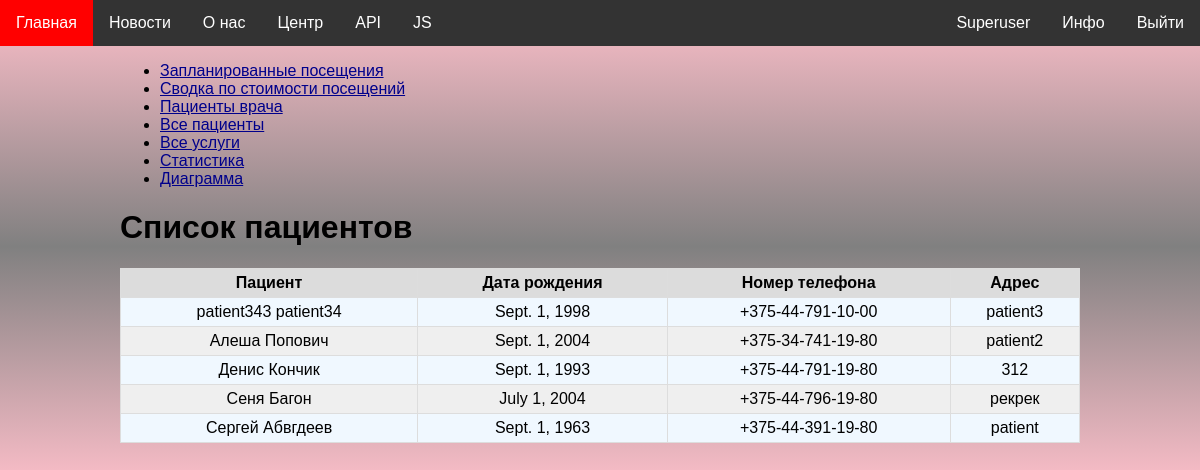
Page /stats/patients/ (signed in) on the earlier database version.
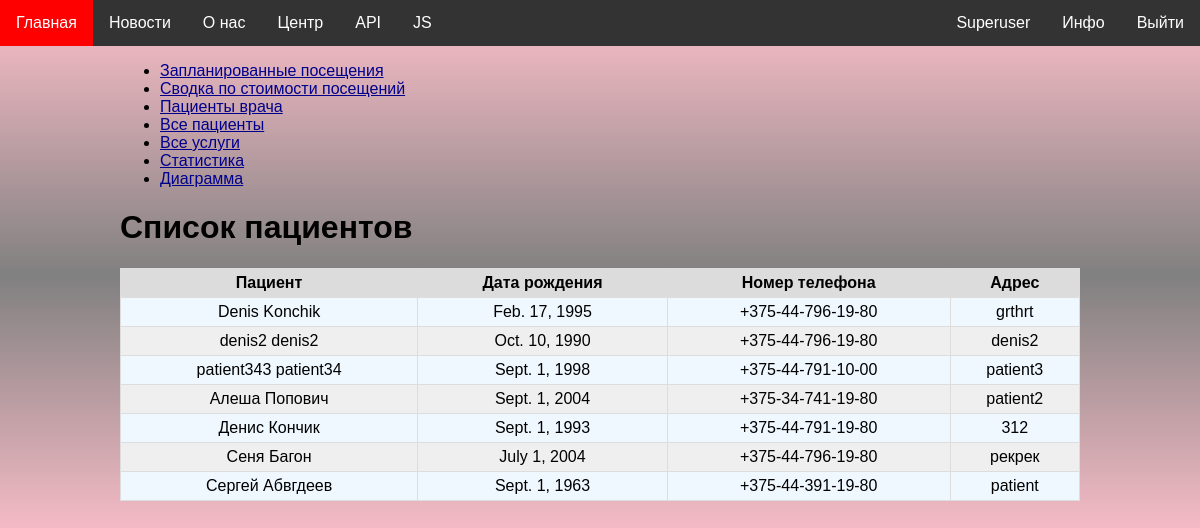
Same page on the later database version.
### patients/models.py (models this page shows, shortened)
class PatientProfile(models.Model):
    user = models.OneToOneField(User, on_delete=models.CASCADE)
    date_of_birth = models.DateField(validators=[validate_age])
    address = models.CharField(max_length=100)
    phone_number = models.CharField(
        max_length=17,
        validators=[
            RegexValidator(
                regex=r"\+375-\d{2}-\d{3}-\d{2}-\d{2}",
                message='Некорректный номер телефона',
            ),
        ],
        help_text="Формат: +375-XX-XXX-XX-XX"
    )

### stats/views.py (the view)
# urls.py: path('patients/', include('patients.urls')),
@user_passes_test(lambda user: user.is_superuser)
def patients(request):
    logger.info('Displayed patients')
    return render(request, 'stats/patients.html', context={
        'patients': PatientProfile.objects.order_by('user__first_name', 'user__last_name')
    })

### website/templatetags/custom_tags.py (called while the page is built)
@register.simple_tag
def current_times():
    return {
        'local_time': datetime.now().strftime("%Y-%m-%d %H:%M:%S"),
        'utc_time':  datetime.now(timezone.utc).strftime("%Y-%m-%d %H:%M:%S"),
        'time_zone': timezone.get_current_timezone()
    }

@register.simple_tag
def date_range(num):
    today = datetime.now()
    date_list = [today + timedelta(days=i) for i in range(num)]
    return date_list

### stats/templates/stats/patients.html (shortened to what this page needs)
{% extends 'stats/base_content.html' %}
{% block page_content %}
    <h1>Список пациентов</h1>
    <table  class="table">
        <thead>
            <tr>
                <th>Пациент</th>
                <th>Дата рождения</th>
                <th>Номер телефона</th>
                <th>Адрес</th>
            </tr>
        </thead>
        <tbody>
            {% for patient in patients %}
                <tr>
                    <td>{{ patient.user.get_full_name }}</td>
                    <td>{{ patient.date_of_birth }}</td>
                    <td>{{ patient.phone_number }}</td>
                    <td>{{ patient.address }}</td>
                </tr>
            {% empty %}
                <tr>
                    <td colspan="5">Пациенты не найдены</td>
                </tr>
            {% endfor %}
        </tbody>
    </table>
{% endblock %}

Differences in the rows shown:
added PatientProfile: user.get_full_name "Denis Konchik", date_of_birth "Feb. 17, 1995", phone_number "+375-44-796-19-80", address "grthrt"
added PatientProfile: user.get_full_name "denis2 denis2", date_of_birth "Oct. 10, 1990", phone_number "+375-44-796-19-80", address "denis2"
